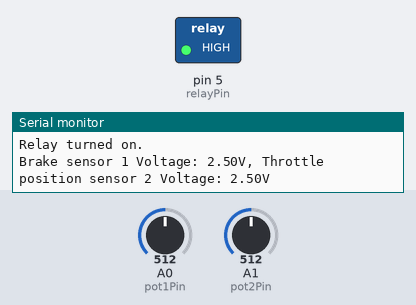
Bench run of a sketch on a simulated Arduino Uno, built with avr-gcc and run on an emulated ATmega328P. Parts: switched loads named in the sketch (green lamp = pin HIGH), the last lines printed to the serial monitor. The inputs (shaded band) are chosen by the test bench; at power-on: A0 (pot1Pin) = 512, A1 (pot2Pin) = 512.

Above: at 1.8 s.
1.9 s: A0 (pot1Pin) set to 111
3.4 s: A0 (pot1Pin) set to 94
At 5.4 s:
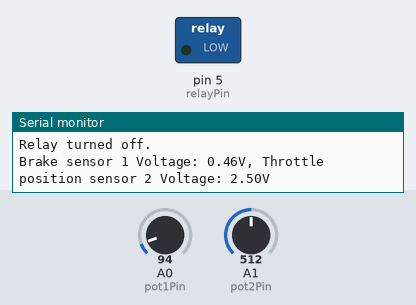
6.5 s: A0 (pot1Pin) set to 122
At 9.2 s:
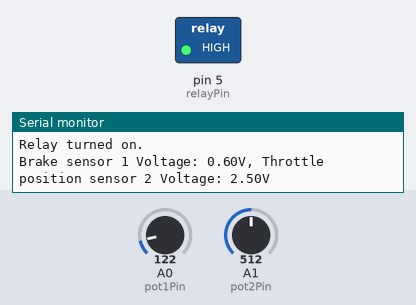
9.6 s: A0 (pot1Pin) set to 0
At 10.7 s:
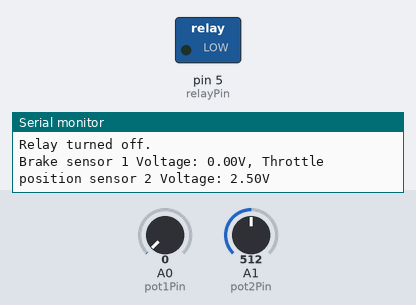
Timing chart, 0 to 12.6 s (numbered marks = the images above; inputs shaded):
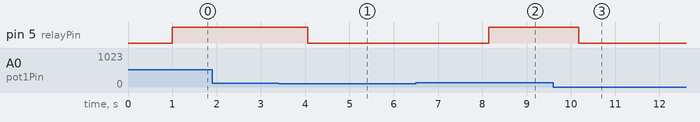

Measured:
- the behaviour switches between 103 and 102 on A0 (pot1Pin) (found by bisection; images 0 and 1)
- after the input at 3.4 s, pin 5 (relayPin): HIGH → LOW after 0.66 s
- after the input at 6.5 s, pin 5 (relayPin): LOW → HIGH after 1.6 s
- after the input at 9.6 s, pin 5 (relayPin): HIGH → LOW after 0.58 s

The sketch:

bpd.ino
```cpp
const int pot1Pin = A0;   // Analog input pin for potentiometer 1
const int pot2Pin = A1;   // Analog input pin for potentiometer 2
const int relayPin = 5;   // Digital output pin for the relay

int pot1Value;            // Store the value of potentiometer 1
int pot2Value;            // Store the value of potentiometer 2

void setup() {
  pinMode(relayPin, OUTPUT);
  Serial.begin(9600);
}

void loop() {
  // Read the values from the potentiometers
  pot1Value = analogRead(pot1Pin);
  pot2Value = analogRead(pot2Pin);

  // Calculate the voltage across the potentiometers
  float voltage1 = (pot1Value / 1023.0) * 5.0;
  float voltage2 = (pot2Value / 1023.0) * 5.0;

  // Check if both potentiometers provide enough resistance
  if (voltage1 > 0.5 && voltage2 > 0.5) {
    // Wait for 1 second
    delay(1000);

    // Read the values again after 1 second
    pot1Value = analogRead(pot1Pin);
    pot2Value = analogRead(pot2Pin);

    // Calculate the voltage across the potentiometers again
    voltage1 = (pot1Value / 1023.0) * 5.0;
    voltage2 = (pot2Value / 1023.0) * 5.0;
  }
    // Check if both potentiometers are still in the desired state
    if (voltage1 > 0.5 && voltage2 > 0.5)
    {
      // Turn off the relay
      digitalWrite(relayPin, HIGH);
      // Print a message to the serial monitor
      Serial.println("Relay turned on.");
    }
    else if(voltage1 < 0.5 || voltage2 < 0.5)
    {
      digitalWrite(relayPin, LOW);
      Serial.println("Relay turned off.");

    }

  // Print the voltage values to the serial monitor
  Serial.print("Brake sensor 1 Voltage: ");
  Serial.print(voltage1);
  Serial.print("V, Throttle position sensor 2 Voltage: ");
  Serial.print(voltage2);
  Serial.println("V");

  // Add a delay to prevent rapid serial prints
  delay(1000);
}
```
